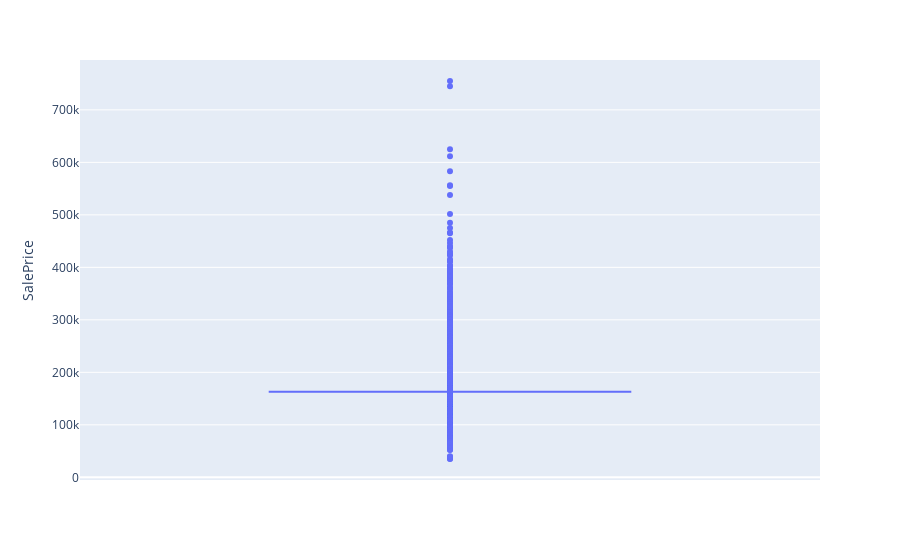

Notebook code for this chart:
### Markdown cell above
# Reparar la columna SalePrice

### Code cell
distr('SalePrice')

### Figure 1 — Plotly figure (JSON) as saved in the notebook; plotly's stock layout.template omitted (floating-point values rounded to 4 significant figures; data arrays with more than 128 entries replaced by an {"elided": "..."} marker saying what was removed)
{"data": [{"alignmentgroup": "True", "hovertemplate": "SalePrice=%{y}<extra></extra>", "legendgroup": "", "marker": {"color": "#636efa"}, "name": "", "notched": false, "offsetgroup": "", "orientation": "v", "showlegend": false, "type": "box", "x0": " ", "xaxis": "x", "y": {"elided": "2919 int values"}, "y0": " ", "yaxis": "y"}], "layout": {"boxmode": "group", "legend": {"tracegroupgap": 0}, "margin": {"t": 60}, "xaxis": {"anchor": "y", "domain": [0, 1]}, "yaxis": {"anchor": "x", "domain": [0, 1], "title": {"text": "SalePrice"}}}}
